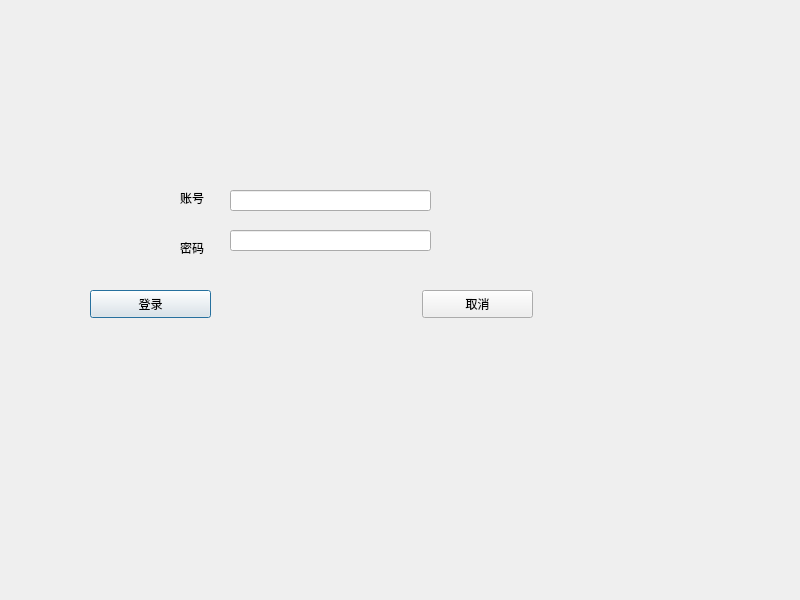
<?xml version="1.0" encoding="UTF-8"?>
<ui version="4.0">
 <class>logindialog</class>
 <widget class="QDialog" name="logindialog">
  <property name="geometry">
   <rect>
    <x>0</x>
    <y>0</y>
    <width>800</width>
    <height>600</height>
   </rect>
  </property>
  <property name="windowTitle">
   <string>logindialog</string>
  </property>
  <widget class="QLabel" name="label">
   <property name="geometry">
    <rect>
     <x>0</x>
     <y>0</y>
     <width>651</width>
     <height>381</height>
    </rect>
   </property>
   <property name="text">
    <string/>
   </property>
   <property name="pixmap">
    <pixmap resource="image.qrc">:/login.png</pixmap>
   </property>
  </widget>
  <widget class="QLabel" name="label_2">
   <property name="geometry">
    <rect>
     <x>180</x>
     <y>190</y>
     <width>68</width>
     <height>15</height>
    </rect>
   </property>
   <property name="text">
    <string>账号</string>
   </property>
  </widget>
  <widget class="QLabel" name="label_3">
   <property name="geometry">
    <rect>
     <x>180</x>
     <y>240</y>
     <width>68</width>
     <height>15</height>
    </rect>
   </property>
   <property name="text">
    <string>密码</string>
   </property>
  </widget>
  <widget class="QPushButton" name="pushButton">
   <property name="geometry">
    <rect>
     <x>90</x>
     <y>290</y>
     <width>121</width>
     <height>28</height>
    </rect>
   </property>
   <property name="text">
    <string>登录</string>
   </property>
  </widget>
  <widget class="QPushButton" name="pushButton_2">
   <property name="geometry">
    <rect>
     <x>422</x>
     <y>290</y>
     <width>111</width>
     <height>28</height>
    </rect>
   </property>
   <property name="text">
    <string>取消</string>
   </property>
  </widget>
  <widget class="QLineEdit" name="lineEdit">
   <property name="geometry">
    <rect>
     <x>230</x>
     <y>190</y>
     <width>201</width>
     <height>21</height>
    </rect>
   </property>
  </widget>
  <widget class="QLineEdit" name="lineEdit_2">
   <property name="geometry">
    <rect>
     <x>230</x>
     <y>230</y>
     <width>201</width>
     <height>21</height>
    </rect>
   </property>
   <property name="contextMenuPolicy">
    <enum>Qt::DefaultContextMenu</enum>
   </property>
   <property name="echoMode">
    <enum>QLineEdit::Password</enum>
   </property>
  </widget>
 </widget>
 <resources>
  <include location="image.qrc"/>
 </resources>
 <connections/>
</ui>
